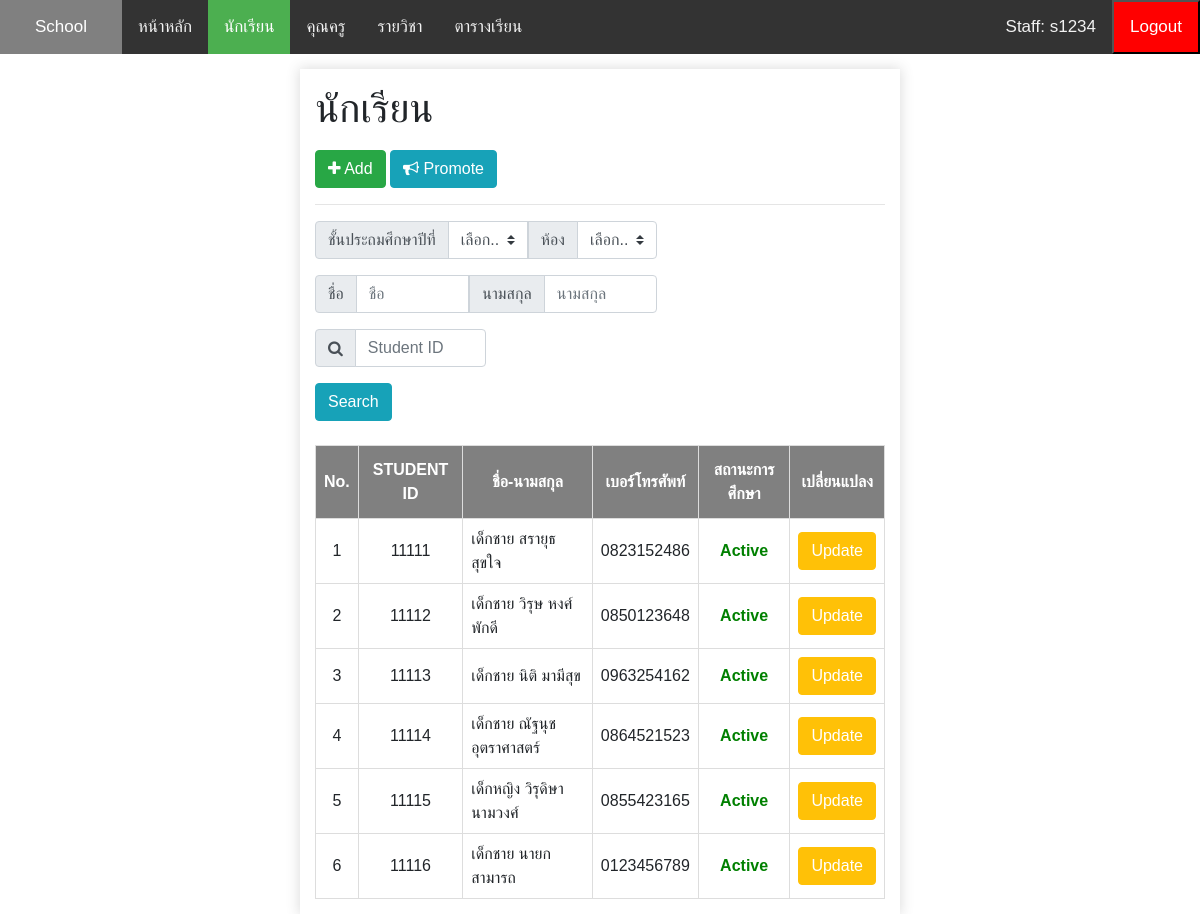
The page /school-docker/src/student.php (signed in) on the database its author committed.
### tables this page shows
CREATE TABLE `student` (
  `studentID` char(5) NOT NULL,
  `ntitle` text NOT NULL,
  `stdfname` text NOT NULL,
  `stdlname` text NOT NULL,
  `address` text NOT NULL,
  `birthday` date NOT NULL,
  `phone` text NOT NULL,
  `pname` text NOT NULL,
  `pphone` text NOT NULL,
  `disease` text,
  `start_year` text NOT NULL,
  `status` text NOT NULL
);

### school-docker/src/class/connect.php (called while the page is built, shortened)
<?php
class DMC {
    public $host   = 'db';
    public $user   = 'root';
    public $pass   = '123456';
    public $dbname = 'school';
    public $link;
    private function connectDB() {
        $this->link = new mysqli(
            $this->host,
            $this->user,
            $this->pass,
            $this->dbname
        );
        $this->link->set_charset("utf8");
    }
    public function select($query) {
        $result = $this->link->query($query) or
        die($this->link->error . __LINE__);
        if ($result->num_rows > 0) {
            return $result;
        } else {
            return false;
        }
    }
	public function fetch($query) {
		$result = $query->fetch_array();
        if ($result) {
            return $result;
        } else {
            return false;
        }
	}
}

### school-docker/src/class/student.php (called while the page is built, shortened)
<?php
    include 'connect.php';
    class Student {
        public function __construct() {
            $this->con = new DMC();
        }
        public function get_student_all() {
            return "SELECT * FROM student ORDER BY studentID";
        }
        public function query_student($rows, $i) {
            $this->studentID = $rows['studentID'];
            $this->ntitle = $rows['ntitle'];
            $this->stdfname = $rows['stdfname'];
            $this->stdlname = $rows['stdlname'];
            $this->phone = $rows['phone'];
            $this->status = $rows['status'];
        }
    }
?>

### school-docker/src/student.php (the view, shortened to what this page needs)
<?php
  include 'class/student.php';
  $student = new Student();
?>
<!DOCTYPE html>
<html lang="th">
<head>
  <link rel="stylesheet" href="css/student.css">
  </head>
  <body>
    <div class="topnav">
      <a style="color: white; float: left; text-align: center; padding: 14px 35px; text-decoration: none; font-size: 17px; background-color: gray;">School</a>
      <a id="menu" href="main.php">หน้าหลัก</a>
      <a id="menu" class="active" href="student.php">นักเรียน</a>
      <a id="menu" href="teacher.php">คุณครู</a>
      <a id="menu" href="course.php">รายวิชา</a>
      <a id="menu" href="class_schedule.php">ตารางเรียน</a>
      <div class="logout" style="float: right">
        <form name="myForm" action="login.php" method="post" enctype="multipart/form-data"><button type="submit" id="menu-logout" name="logout">Logout</button></form>
      </div>
      <a id="name" style="float: right">
        <?php
          if($_SESSION["permission"] == "teacher") {
            echo 'Teacher: '. $_SESSION["name"];
          } else if($_SESSION["permission"] == "staff") {
            echo 'Staff: '. $_SESSION["name"];
          }
        ?>
      </a>
    </div>
    <div id="main-container" style="margin-top: 15px;">
      <h1>นักเรียน</h1>
      <a class="btn btn-success" style="margin-top: 10px;" href="student_add.php"><i class="fa fa-plus"></i> Add</a>
      <button class="btn btn-info" style="margin-top: 10px; color: white;" data-toggle="modal" data-target="#exampleModalCenter"><i class="fa fa-bullhorn"></i> Promote</button>
      <hr>
      <form action="student.php" method="get">
        <div class="input-group mb-3" style="width: 60%">
            <div class="input-group-prepend">
              <label class="input-group-text" for="inputGroupSelect01">ชั้นประถมศึกษาปีที่</label>
            </div>
            <select class="custom-select" id="inputGroupSelect01" onchange="insert_student()">
              <option selected>เลือก...</option>
            </select>
            <div class="input-group-prepend">
              <label class="input-group-text" for="inputGroupSelect02">ห้อง</label>
            </div>
            <select class="custom-select" id="inputGroupSelect02" onchange="insert_student()">
              <option selected>เลือก...</option>
            </select>
          </div>
          <div class="input-group mb-3" style="width: 60%">
          	<div class="input-group-prepend">
              <label class="input-group-text">ชื่อ</label>
            </div>
            <?php
              if (isset($_GET['Firstname'])) {
                echo '<input type="text" class="form-control" id="search_stdf" placeholder="ชื่อ" name="search_stdf" value="'.$_GET['Firstname'].'">';
              } else {
                echo '<input type="text" class="form-control" id="search_stdf" placeholder="ชื่อ" name="search_stdf">';
              }
            ?>
            <div class="input-group-prepend">
              <label class="input-group-text"">นามสกุล</label>
            </div>
            <?php
              if (isset($_GET['Lastname'])) {
                echo '<input type="text" class="form-control" id="search_stdl" placeholder="นามสกุล" name="search_stdl" value="'.$_GET['Lastname'].'">';
              } else {
                echo '<input type="text" class="form-control" id="search_stdl" placeholder="นามสกุล" name="search_stdl">';
              }
            ?>
          </div>
          <div class="input-group mb-3" style="width: 30%">
            <div class="input-group-prepend">
              <label class="input-group-text" for="search_stdid"><i class="fa fa-search"></i></label>
            </div>
            <input type="number" class="form-control" id="search_stdid" placeholder="Student ID" name="search_stdid">
          </div>
        <?php
            if (isset($_GET["searchID"]) != '') {
              $sql = $student->get_student_id($_GET["searchID"]);
              echo '<a id="clear_stdid" class="btn btn-danger" style="color: white; cursor: pointer;" onclick="clear_stdid()" name="clear_stdid">Clear</a>
              <a id="search_stdid" class="btn btn-info" style="color: white; cursor: pointer;" onclick="search_stdid()" name="search_stdid">Search</a>
        </form>
        <br>
        <p><b>ผลการค้นหา: รหัสนักเรียน '.$_GET["searchID"].'</b></p>';
            } else {
              if (isset($_GET["GradeNo"]) == '' && isset($_GET["RoomNo"]) == '' && isset($_GET["Firstname"]) == '' && isset($_GET["Lastname"]) == '') {
                $sql = $student->get_student_all();
                echo '<a id="search_stdid" class="btn btn-info" style="color: white; cursor: pointer;" onclick="search_stdid()" name="search_stdid">Search</a>
                </form>
                <br>';
              }
            }
            $result = $student->con->select($sql);
            if ($result) { ?>
              <table id="student">
              <tr>
                <th>No.</th>
                <th>STUDENT ID</th>
                <th>ชื่อ-นามสกุล</th>
                <th>เบอร์โทรศัพท์</th>
                <th>สถานะการศึกษา</th>
                <th>เปลี่ยนแปลง</th>
              </tr>
              <?php while ($rows = $student->con->fetch($result)) {
                      $student->query_student($rows, $student->i);?>
                     <tr>
                      <td align="center"><?php echo $student->i; ?></td>
                      <td align="center"><?php echo $student->studentID; ?></td>
                      <td><?php echo $student->ntitle.' '; ?><?php echo $student->stdfname ?> <?php echo $student->stdlname; ?></td>
                      <td style="text-align: center;"><?php echo $student->phone; ?></td>
                      <td class="<?php echo $student->status ?>" style="text-align: center;"><b><?php echo $student->status ?></b></td>
                      <td align="center">
                        <a class="btn btn-warning" href="student_update.php?studentID=<?php echo $student->studentID ?>" style="color: white;">Update</a>
                      </td>
                    </tr>
                    <?php
                }
                echo "</table>";
            } else {
              echo "<h1 style='color: red;'>Student Not found in database</h1>";
            }
          ?>
    </div>
  </body>
</html>

### school-docker/src/css/student.css (style rules this page uses)
table { width: 100%; }
#student td, #student th { border: 1px solid #ddd; padding: 8px; }
#student th { padding-top: 12px; padding-bottom: 12px; text-align: center; background-color: gray; color: white; }
.Active { color: green; }

### school-docker/src/css/main.css (style rules this page uses)
body { margin: 0; font-family: Arial, Helvetica, sans-serif; }
.topnav { overflow: hidden; background-color: #333; }
.topnav a#menu { float: left; color: #f2f2f2; text-align: center; padding: 14px 16px; text-decoration: none; font-size: 17px; }
.topnav a#menu.active { background-color: #4CAF50; color: white; }
.topnav button#menu-logout { float: left; color: #f2f2f2; text-align: center; padding: 12px 16px; text-decoration: none; font-size: 17px; }
.topnav button#menu-logout { background-color: red; color: white; }
.topnav a#name { float: left; color: #f2f2f2; text-align: center; padding: 14px 16px; text-decoration: none; font-size: 17px; }
#main-container { margin: auto; padding: 15px; min-height: 0; width: 50%; -webkit-box-shadow: 0px 0px 12px 1px rgba(87, 87, 87, 0.2); box-shadow: 0px 0px 12px 1px rgba(87, 87, 87, 0.2); }

### rows shown on the page
student: i "1", studentID "11111", ntitle "เด็กชาย", stdfname "สรายุธ", stdlname "สุขใจ", phone "0823152486", status "Active"
student: i "2", studentID "11112", ntitle "เด็กชาย", stdfname "วิรุษ", stdlname "หงศ์พักดี", phone "0850123648", status "Active"
student: i "3", studentID "11113", ntitle "เด็กชาย", stdfname "นิติ", stdlname "มามีสุข", phone "0963254162", status "Active"
student: i "4", studentID "11114", ntitle "เด็กชาย", stdfname "ณัฐนุช", stdlname "อุตราศาสตร์", phone "0864521523", status "Active"
student: i "5", studentID "11115", ntitle "เด็กหญิง", stdfname "วิรุดิษา", stdlname "นามวงศ์", phone "0855423165", status "Active"
student: i "6", studentID "11116", ntitle "เด็กชาย", stdfname "นายก", stdlname "สามารถ", phone "0123456789", status "Active"

### other values the page prints
$_SESSION["name"] "s1234"
